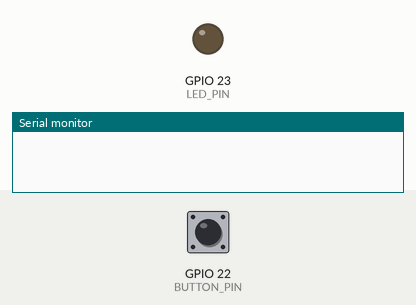
This program was run on a simulated ESP32. Parts: output pins drawn as LEDs (lit = HIGH), the last lines printed to the serial monitor. The inputs (shaded band) are chosen by the test bench; at power-on: GPIO 22 (BUTTON_PIN) HIGH.

Above: at 1.2 s.
1.3 s: GPIO 22 (BUTTON_PIN) pulled LOW for 0.15 s
At 2.2 s:
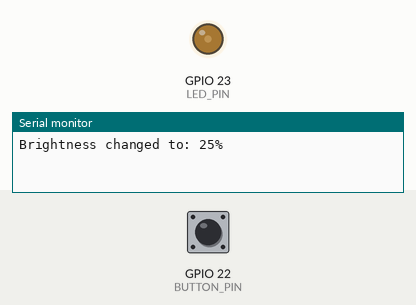
2.9 s: GPIO 22 (BUTTON_PIN) pulled LOW for 1 s
At 3.5 s:
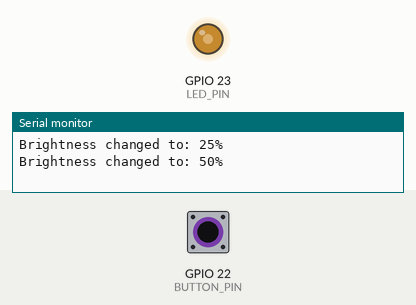
5.4 s: GPIO 22 (BUTTON_PIN) pulled LOW for 0.15 s
At 6.6 s:
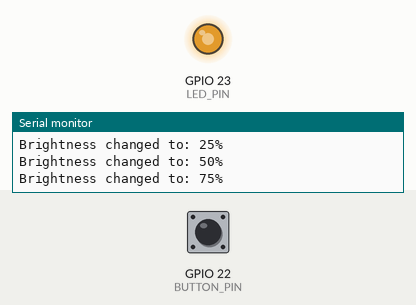
7.0 s: GPIO 22 (BUTTON_PIN) pulled LOW for 3.2 s
At 7.8 s:
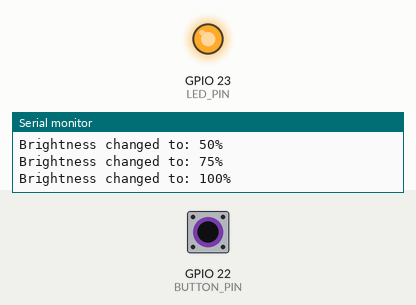
Timing chart, 0 to 10.0 s (numbered marks = the images above; inputs shaded):
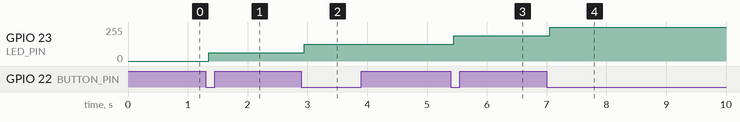

The program:

main.cpp
```cpp
#include <Arduino.h>
#include <elapsedMillis.h>
#include <Bounce2.h>
Bounce2::Button button = Bounce2::Button(); // INSTANTIATE A Bounce2::Button OBJECT

// Prevent elapsed time from reset
elapsedMillis timeElapsed;

// Pin Variables
#define LED_PIN 23
//boolean ledState = LOW;

#define BUTTON_PIN 22

// PWM Variables
const int PWM_FREQ = 500;
const int PWM_RESOLUTION = 8;

// The max duty cycle value based on PWM resolution
const int MAX_DUTY_CYCLE = (1 << PWM_RESOLUTION) - 1;

const double BRIGHTNESS_LEVELS[] = {0.0, 0.25, 0.50, 0.75, 1.0};

//Store LED Behavior Mode
int mode = 0;

//Forward delcarations
void changeMode();
void led();

void setup() {
  // put your setup code here, to run once:
  // Start the serial communication at 115200 baud rate
  Serial.begin(115200);
  // Set ESP pins
  //pinMode(LED_PIN, OUTPUT);

  ledcAttach(LED_PIN, PWM_FREQ, PWM_RESOLUTION);

  button.attach(BUTTON_PIN, INPUT_PULLUP);
  button.interval(50); // 50ms interval
  button.setPressedState(LOW); // Set the pressed state to LOW (active LOW button)
}

void loop() {
  // put your main code here, to run repeatedly:
  // Update Button
  button.update();
  if (button.pressed()) {
    changeMode();
  }
  // Call LED function
  led();
}

// Function to change the LED behavior mode
void changeMode() {
  mode++;
  // Reset mode to 0 if it exceeds 2
  if (mode > 4) {
    mode = 0;
  }
  Serial.print("Brightness changed to: ");
  Serial.print(BRIGHTNESS_LEVELS[mode] * 100, 0);  // 0 = no decimal places
  Serial.println("%");
}

void led() {
  ledcWrite(LED_PIN, MAX_DUTY_CYCLE * BRIGHTNESS_LEVELS[mode]);
}
```

Measured:
- after the input at 1.3 s, GPIO 23 (LED_PIN): 0/255 → 63/255 after 0.05 s
- after the input at 2.9 s, GPIO 23 (LED_PIN): 63/255 → 127/255 after 0.05 s
- after the input at 5.4 s, GPIO 23 (LED_PIN): 127/255 → 190/255 after 0.05 s
- after the input at 7.0 s, GPIO 23 (LED_PIN): 190/255 → 255/255 after 0.05 s
